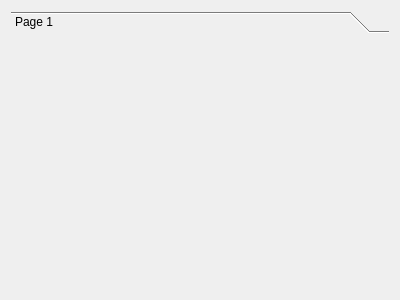
<?xml version="1.0" encoding="UTF-8"?>
<ui version="4.0">
 <class>QDiagramShapeToolBox</class>
 <widget class="QWidget" name="QDiagramShapeToolBox">
  <property name="geometry">
   <rect>
    <x>0</x>
    <y>0</y>
    <width>400</width>
    <height>300</height>
   </rect>
  </property>
  <property name="windowTitle">
   <string>Form</string>
  </property>
  <layout class="QVBoxLayout" name="verticalLayout">
   <item>
    <widget class="QToolBox" name="toolBox">
     <property name="currentIndex">
      <number>0</number>
     </property>
     <widget class="QWidget" name="page">
      <property name="geometry">
       <rect>
        <x>0</x>
        <y>0</y>
        <width>382</width>
        <height>255</height>
       </rect>
      </property>
      <attribute name="label">
       <string>Page 1</string>
      </attribute>
     </widget>
    </widget>
   </item>
  </layout>
 </widget>
 <resources/>
 <connections/>
</ui>
